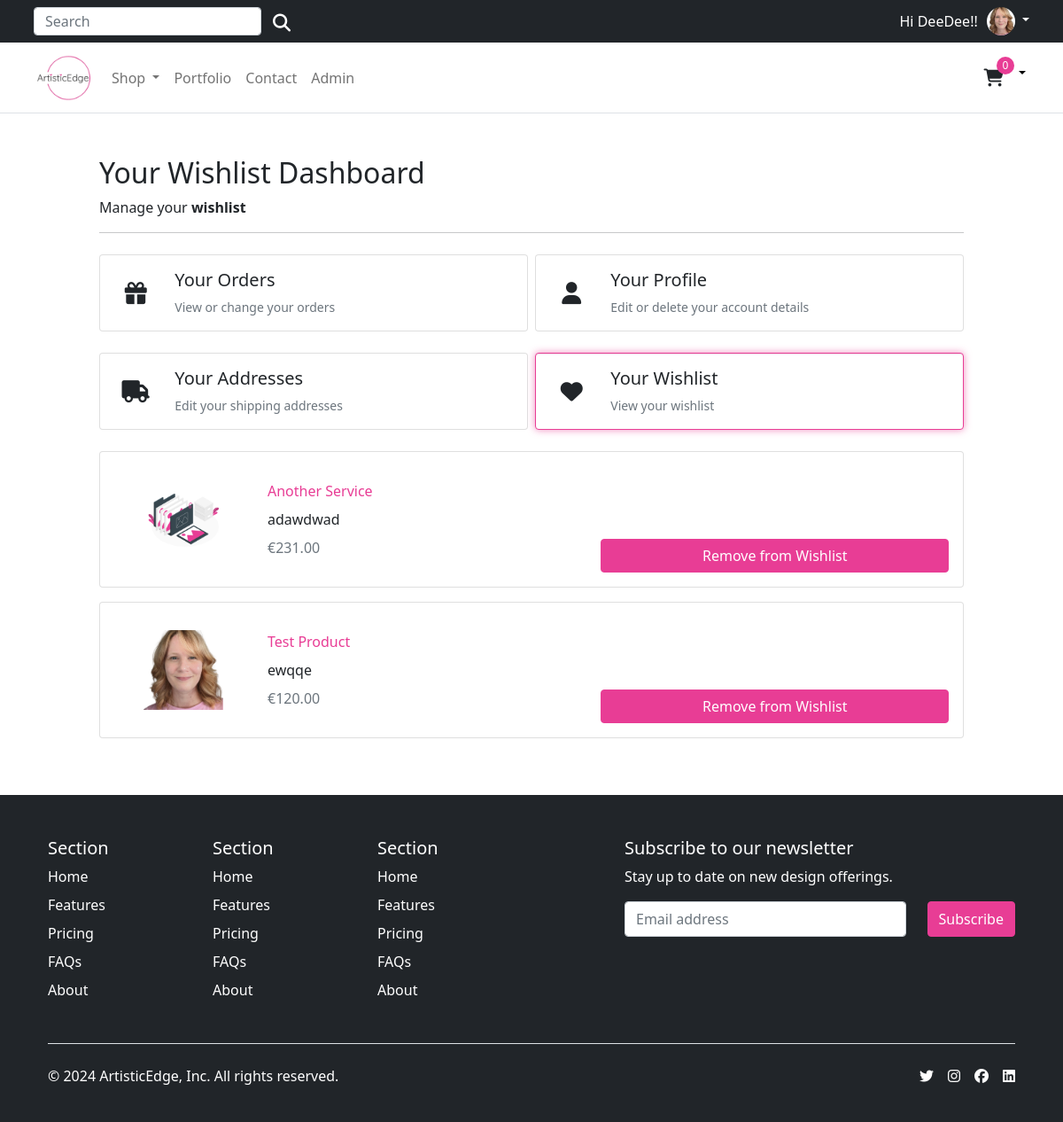
The app's page /account/wishlist/ (signed in) with its own data.
### account/models.py (models this page shows, shortened)
class Customer(AbstractBaseUser, PermissionsMixin):
    email = models.EmailField(_('email address'), unique=True)
    name = models.CharField(max_length=150)
    mobile = models.CharField(max_length=20, blank=True)
    profile_image = models.ImageField(_('profile image'), upload_to='profile_images/', null=True, blank=True)
    is_active = models.BooleanField(default=False)
    is_staff = models.BooleanField(default=False)
    created = models.DateTimeField(auto_now_add=True)
    updated = models.DateTimeField(auto_now=True)
    objects = CustomAccountManager()
    USERNAME_FIELD = 'email'
    REQUIRED_FIELDS = ['name']
    class Meta:
        verbose_name = "Accounts"
        verbose_name_plural = "Accounts"

### store/models.py (models this page shows, shortened)
class Product(models.Model):
    category = models.ForeignKey(Category, related_name='product', on_delete=models.CASCADE)
    created_by = models.ForeignKey(settings.AUTH_USER_MODEL, on_delete=models.CASCADE, related_name='product_creator')
    title = models.CharField(max_length=255)
    description = models.TextField(blank=True)
    image = models.ImageField(upload_to='images/product/', default='images/default.png')
    image_alt_text = models.CharField(max_length=255, blank=True, help_text='Product Image Alternate Text')
    slug = models.SlugField(max_length=255)
    price = models.DecimalField(max_digits=10, decimal_places=2)
    in_stock = models.BooleanField(default=True)
    is_active = models.BooleanField(default=True)
    created = models.DateTimeField(auto_now_add=True)
    updated = models.DateTimeField(auto_now=True)
    users_wishlist = models.ManyToManyField(settings.AUTH_USER_MODEL, related_name="user_wishlist", blank=True)
    average_rating = models.FloatField(default=0.0, help_text="Average Rating of the Product")
    ratings_count = models.IntegerField(default=0, help_text="Total Number of Ratings")
    objects = models.Manager()
    products = ProductManager()
    class Meta:
        verbose_name_plural = 'Products'
        ordering = ('-created',)

### account/views.py (the view)
# urls.py: path("wishlist/", views.wishlist, name="wishlist"),
@login_required
def wishlist(request):
    products = Product.objects.filter(users_wishlist=request.user)
    return render(request, "account/user/user_wish_list.html", {"wishlist": products})

### templates/account/user/user_wish_list.html (shortened to what this page needs)
{% extends "../../base.html" %}
{% load static %}
{% block content %}
<div class="container" style="max-width: 1000px">
    <div class="col-12">
      <h1 class="h2">Your Wishlist Dashboard</h1>
    </div>
    <div class="col-12 d-flex justify-content-between">
        <div>Manage your <b>wishlist</b></div>
    </div>
    <hr />
    <div class="row row-cols-1 row-cols-sm-2 row-cols-md-2 g-2 pt-2">
      <div class="col">
        <a href="{% url "account:dashboard" %}" class="text-reset text-decoration-none" role="button" style="max-width: 540px;">
        <div id="ordersCard" class="card mb-3">
          <div class="row g-0">
            <div class="col-2 position-relative">
                <i class="fa-solid fa-gift position-absolute top-50 start-50 translate-middle" style="font-size: 25px;"></i>
            </div>
            <div class="col-10">
              <div class="card-body ps-0 ps-md-1">
                <h1 class="h5">Your Orders</h1>
                <p class="card-text small text-muted">View or change your orders</p>
              </div>
            </div>
          </div>
        </div>
        </a>
      </div>
      <div class="col">
        <a href="{% url "account:edit_details" %}" class="text-reset text-decoration-none" role="button" style="max-width: 540px;">
        <div id="profileCard" class="card mb-3">
          <div class="row g-0">
            <div class="col-2 position-relative">
                <i class="fa-solid fa-user position-absolute top-50 start-50 translate-middle" style="font-size: 25px;"></i>
            </div>
            <div class="col-10">
              <div class="card-body ps-0 ps-md-1">
                <h1 class="h5">Your Profile</h1>
                <p class="card-text small text-muted">Edit or delete your account details</p>
              </div>
            </div>
          </div>
        </div>
        </a>
      </div>
      <div class="col">
        <a href="{% url "account:addresses" %}" class="text-reset text-decoration-none" role="button" style="max-width: 540px;">
        <div id="addressesCard" class="card mb-3">
          <div class="row g-0">
            <div class="col-2 position-relative">
                <i class="fa-solid fa-truck position-absolute top-50 start-50 translate-middle" style="font-size: 25px;"></i>
            </div>
            <div class="col-10">
              <div class="card-body ps-0 ps-md-1">
                <h1 class="h5">Your Addresses</h1>
                <p class="card-text small text-muted">Edit your shipping addresses</p>
              </div>
            </div>
          </div>
        </div>
        </a>
    </div>
    <div class="col">
        <a href="{% url "account:wishlist" %}" class="text-reset text-decoration-none" role="button" style="max-width: 540px;">
        <div id="wishlistCard" class="card mb-3">
          <div class="row g-0">
            <div class="col-2 position-relative">
              <i class="fa-solid fa-heart position-absolute top-50 start-50 translate-middle" style="font-size: 25px;"></i>
            </div>
            <div class="col-10">
              <div class="card-body ps-0 ps-md-1">
                <h1 class="h5">Your Wishlist</h1>
                <p class="card-text small text-muted">View your wishlist</p>
              </div>
            </div>
          </div>
        </div>
        </a>
      </div>
</div>
<div class="container px-0 pt-2">
  {% if wishlist %}
  {% for product in wishlist %}
  <div class="col-md-12 col-lg-12 p-0">
    <div class="card mb-3 rounded-2 p-3">
      <div class="row g-0">
        <div class="col-md-2 d-flex justify-content-center align-items-center">
          <img class="img-fluid" style="max-width: 90px;" src="{{ product.image.url }}"
              alt="{{ product.image_alt_text }}">
        </div>
        <div class="col-12 col-md-5">
          <div class="card-body d-flex flex-column">
            <a href="{% url 'store:product_detail' slug=product.slug %}" class="text-decoration-none">
              <p class="card-text">{{ product.title }}</p>
            </a>
            <div class="mt-2">
              {{ product.description }}
            </div>
            <div class="mt-2">
              <span class="card-text text-muted">€{{ product.price }}</span>
            </div>
          </div>
        </div>
        <div class="text-end d-flex flex-column justify-content-end col-12 col-md-5">
          <a href="{% url 'account:remove_from_wishlist' product.id %}" class="btn btn-primary mt-2 col-12">
            Remove from Wishlist
          </a>
        </div>
      </div>
    </div>
  </div>
  {% endfor %}
  {% else %}
  <p class="card-text">No products have been added to your wishlist yet</p>
  {% endif %}
</div>
{% endblock %}

### templates/base.html (shortened to what this page needs)
{% load static %}
<!DOCTYPE html>
<html lang="en">
<head>
  {% block corecss %}
    <link href="https://cdn.jsdelivr.net/npm/bootstrap@5.0.0-beta1/dist/css/bootstrap.min.css" rel="stylesheet">
    <link rel="stylesheet" href="https://code.jquery.com/ui/1.13.1/themes/base/jquery-ui.css">
    <link rel="stylesheet" href="{% static 'css/style.css' %}">
  {% endblock%}
</head>
<body>
    <div class="top-banner-container bg-dark">
      <div class="top-banner container bg-dark">
        <div class="d-flex align-items-left flex-grow-1">
          <form class="d-md-flex d-none search-form" method="GET" action="{% url 'store:all_products' %}">
            <input class="form-control top-search-bar" type="search" name="q" placeholder="Search" aria-label="Search">
            <button class="btn search-button" type="submit"><i class="fas fa-search text-white" aria-hidden="true"></i></button>
          </form>
        </div>
        {% if request.user.is_authenticated %}
          <span class="greeting-text">
            Hi {{ request.user.name }}!
          </span>
          <div class="dropdown text-end">
            <a href="#" class="d-block link-body-emphasis text-decoration-none dropdown-toggle" data-bs-toggle="dropdown" aria-expanded="false">
              {% if request.user.profile_image %}
                <img src="{{ request.user.profile_image.url }}" alt="{{ request.user.name }}" width="32" height="32" class="rounded-circle">
              {% else %}
                {% comment %} Default profile image if user has not uploaded one {% endcomment %}
                <img src="{% static 'images/default_profile.png' %}" alt="Default Profile Image" width="32" height="32" class="rounded-circle">
              {% endif %}
            </a>
          </div>
        {% else %}
          <a href="{% url 'account:login' %}">Sign in</a>&nbsp;<span class="text-muted"> or</span>&nbsp;<a href="{% url 'account:register' %}">Register</a>
        {% endif %}
      </div>
    </div>
    <header>
      <nav class="navbar navbar-expand-md navbar-light bg-white border-bottom">
        <div class="container">
          <div class="d-flex w-100 navbar-collapse">
            <a class="navbar-brand d-none d-md-block" href="/">
              <img src="{% static 'images/logo.png' %}" height="60">
            </a>
            <ul class="navbar-nav me-auto mb-2 mb-md-0">
              <li class="nav-item dropdown">
                <a class="nav-link dropdown-toggle d-none d-md-block fw500" href="#" id="navbarDropdown" role="button"
                  data-bs-toggle="dropdown" aria-expanded="false">
                  Shop
                </a>
              </li>
              <li class="nav-item">
                <a class="nav-link d-none d-md-block fw500" href="{% url 'store:portfolio' %}" aria-expanded="false">
                  Portfolio
                </a>
              </li>
              <li class="nav-item">
                <a class="nav-link d-none d-md-block fw500" href="{% url 'store:all_products' %}#contact-form-section" aria-expanded="false">
                  Contact
                </a>
              </li>
              {% if request.user.is_authenticated and request.user.is_staff %}
              <li class="nav-item">
                <a class="nav-link d-none d-md-block fw500" href="{% url 'admin:index' %}" target="_blank">Admin</a>
              </li>
              {% endif %}
            </ul>
            <div class="dropdown text-end d-flex align-center">
                <a type="button" role="button" href="{% url 'store_basket:basket_summary' %}" class="btn store-basket">
                  {% with total_qty=basket|length %}
                      <div id="basket-qty" class="d-inline-flex">
                          {% if total_qty > 0 %}
                              {{ total_qty }}
                          {% else %}
                              0
                          {% endif %}
                      </div>
                  {% endwith %}
                  <i class="fa-solid fa-cart-shopping" aria-hidden="true"></i>
                </a>
                <a href="#" class="d-block link-body-emphasis text-decoration-none dropdown-toggle basket-toggle" data-bs-toggle="dropdown" aria-expanded="false">
                </a>
                </div>
          </div>
        </div>
      </nav>
    </header>
  <main class="main">
    <div class="py-5">
      {% block content %}
      {% endblock %}
    </div>
  </main>
  <footer class="footer bg-dark">
    <div class="container px-4">
        <footer class="pt-5 bg-dark">
          <div class="row">
            <div class="col-6 col-md-2 mb-3">
              <h5>Section</h5>
              <ul class="nav flex-column">
                <li class="nav-item mb-2"><a href="#" class="nav-link p-0 text-body-secondary">Home</a></li>
                <li class="nav-item mb-2"><a href="#" class="nav-link p-0 text-body-secondary">Features</a></li>
                <li class="nav-item mb-2"><a href="#" class="nav-link p-0 text-body-secondary">Pricing</a></li>
                <li class="nav-item mb-2"><a href="#" class="nav-link p-0 text-body-secondary">FAQs</a></li>
                <li class="nav-item mb-2"><a href="#" class="nav-link p-0 text-body-secondary">About</a></li>
              </ul>
            </div>
            <div class="col-6 col-md-2 mb-3">
              <h5>Section</h5>
              <ul class="nav flex-column">
                <li class="nav-item mb-2"><a href="#" class="nav-link p-0 text-body-secondary">Home</a></li>
                <li class="nav-item mb-2"><a href="#" class="nav-link p-0 text-body-secondary">Features</a></li>
                <li class="nav-item mb-2"><a href="#" class="nav-link p-0 text-body-secondary">Pricing</a></li>
                <li class="nav-item mb-2"><a href="#" class="nav-link p-0 text-body-secondary">FAQs</a></li>
                <li class="nav-item mb-2"><a href="#" class="nav-link p-0 text-body-secondary">About</a></li>
              </ul>
            </div>
            <div class="col-6 col-md-2 mb-3">
              <h5>Section</h5>
              <ul class="nav flex-column">
                <li class="nav-item mb-2"><a href="#" class="nav-link p-0 text-body-secondary">Home</a></li>
                <li class="nav-item mb-2"><a href="#" class="nav-link p-0 text-body-secondary">Features</a></li>
                <li class="nav-item mb-2"><a href="#" class="nav-link p-0 text-body-secondary">Pricing</a></li>
                <li class="nav-item mb-2"><a href="#" class="nav-link p-0 text-body-secondary">FAQs</a></li>
                <li class="nav-item mb-2"><a href="#" class="nav-link p-0 text-body-secondary">About</a></li>
              </ul>
            </div>
            <div class="col-md-5 offset-md-1 mb-3">
              <form action="https://gmail.us18.list-manage.com/subscribe/post?u=3b79d343ff245a0fae0275448&amp;id=bf5cc9409a&amp;f_id=0070c6e0f0" method="post" id="mc-embedded-subscribe-form">
                <h5>Subscribe to our newsletter</h5>
                <p>Stay up to date on new design offerings.</p>
                <div class="d-flex flex-column flex-sm-row w-100 gap-2">
                  <input id="mce-EMAIL" type="email" name="EMAIL" style="height: 2.5rem;"class="form-control required email" placeholder="Email address" required="" value="">
                  <div class="optionalParent">
                    <div class="clear foot">
                      <input class="button btn btn-primary" type="submit"  name="subscribe" id="mc-embedded-subscribe" value="Subscribe" style="height: 2.5rem">
                    </div>
                  </div>
                </div>
              </form>
            </div>
          </div>
          <div class="d-flex flex-column flex-sm-row justify-content-between pt-4 my-4 border-top">
            <p>© 2024 ArtisticEdge, Inc. All rights reserved.</p>
            <ul class="list-unstyled d-flex">
              <li class="ms-3"><a class="link-body-emphasis" href="#"><i class="fa-brands fa-twitter"></i></a></li>
              <li class="ms-3"><a class="link-body-emphasis" href="#"><i class="fa-brands fa-instagram"></i></a></li>
              <li class="ms-3"><a class="link-body-emphasis" href="#"><i class="fa-brands fa-facebook"></i></a></li>
              <li class="ms-3"><a class="link-body-emphasis" href="#"><i class="fa-brands fa-linkedin"></i></a></li>
            </ul>
          </div>
        </footer>
      </div>
  </footer>
</body>
</html>

### records on screen
Customer: user.name "DeeDee!", user.profile_image (picture)
Product: image (placeholder picture), title "Another Service", description "adawdwad", price "231.00"
Product: image (picture), title "Test Product", description "ewqqe", price "120.00"
